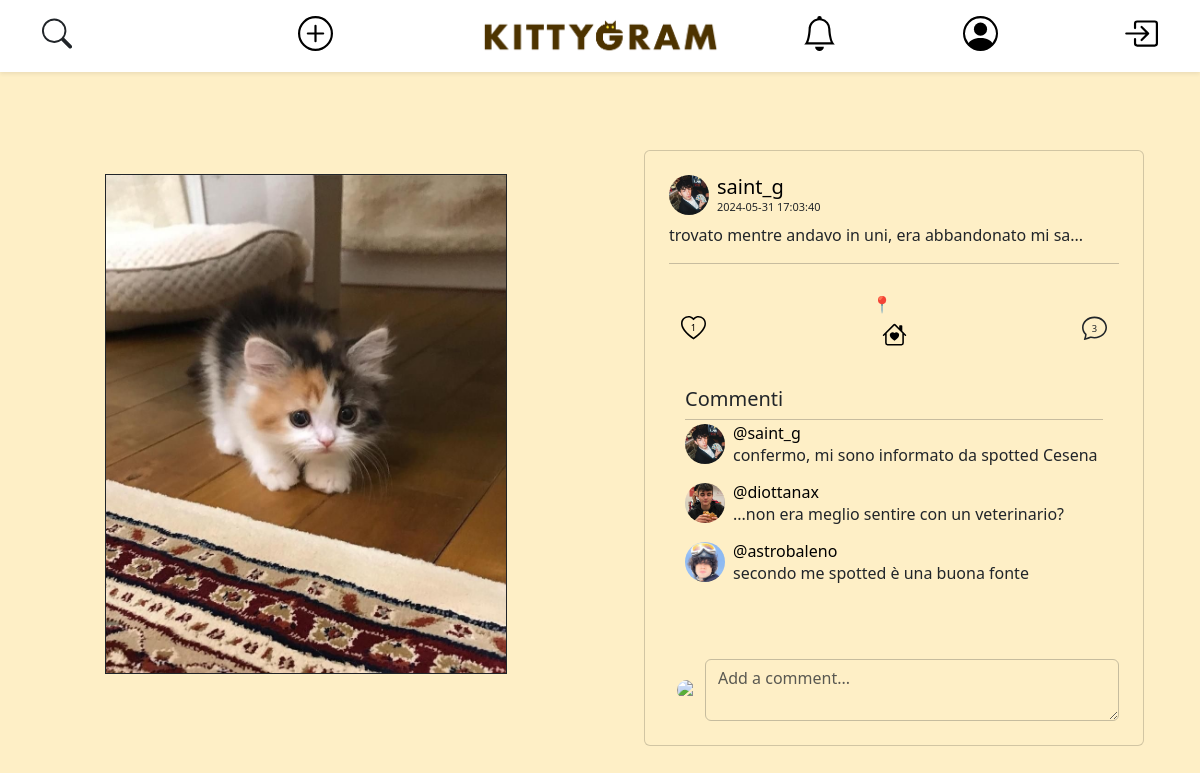
/open-post.php?post_id=7, run on the app's committed database.
### tables this page shows
CREATE TABLE IF NOT EXISTS ACCOUNT (
    user_id INT AUTO_INCREMENT PRIMARY KEY,
    username VARCHAR(25) NOT NULL UNIQUE,
    email VARCHAR(319) NOT NULL UNIQUE,
    password VARCHAR(512) NOT NULL,  
    salt VARCHAR(512) NOT NULL,
    first_name VARCHAR(25) NOT NULL,
    last_name VARCHAR(25) NOT NULL,
    user_bio VARCHAR(255) NOT NULL DEFAULT " ",
    profile_pic_id INT DEFAULT 1,
    city_id INT
);

CREATE TABLE IF NOT EXISTS MEDIA (
    media_id INT AUTO_INCREMENT PRIMARY KEY,
    file_name VARCHAR(255) NOT NULL,
    post_id INT
);

CREATE TABLE IF NOT EXISTS ADOPTION (
    post_id INT PRIMARY KEY,
    adopted BOOLEAN NOT NULL DEFAULT 0,
    city_id INT NOT NULL
);

CREATE TABLE IF NOT EXISTS POST (
    post_id INT AUTO_INCREMENT PRIMARY KEY,
    description VARCHAR(100) NOT NULL,
    date DATETIME NOT NULL,
    user_id INT NOT NULL
);

CREATE TABLE IF NOT EXISTS COMMENT (
    comment_id INT AUTO_INCREMENT,
    post_id INT NOT NULL,
    user_id INT NOT NULL,
    message VARCHAR(200) NOT NULL,
    date DATETIME NOT NULL,
    PRIMARY KEY (comment_id, post_id)
);

### db-config.php (called while the page is built, shortened)
<?php
$dbname = "kittygram";
require_once("db/database.php");
$dbh = new DatabaseHelper($dbname);

### db/database.php (called while the page is built, shortened)
<?php
class DatabaseHelper
{
    private $db;
    public function __construct($dbname, $servername = "localhost", $username = "root", $password = "", $port = 3306)
    {
        $this->db = new mysqli($servername, $username, $password, $dbname, $port);
    }
    public function getAccountFromUsername($username)
    {
        $query = "SELECT user_id as id, username, file_name as pic, first_name, last_name, user_bio, email FROM account
                    LEFT JOIN media ON account.profile_pic_id = media.media_id
                    WHERE account.username = ?
                    LIMIT 1;";
        $stmt = $this->db->prepare($query);
        $stmt->bind_param("s", $username);
        $stmt->execute();
        $result = $stmt->get_result();
        return $result->fetch_all(MYSQLI_ASSOC)[0];
    }
    public function getAccountFromId($user_id)
    {
        $query = "SELECT user_id as id, username, file_name as pic, first_name, last_name, user_bio, email FROM account
                    LEFT JOIN media ON account.profile_pic_id = media.media_id
                    WHERE account.user_id = ?
                    LIMIT 1;";
        $stmt = $this->db->prepare($query);
        $stmt->bind_param("i", $user_id);
        $stmt->execute();
        $result = $stmt->get_result();
        return $result->fetch_all(MYSQLI_ASSOC)[0];
    }
    public function getNotificationsById($user_id)
    {
        $query = "
            SELECT notification_id,message,post_id,from_user_id as user_from_id,ur.username as username_from,seen,
            for_user_id as user_for_id,ui.username as username_for
            FROM NOTIFICATION INNER JOIN ACCOUNT ui ON NOTIFICATION.for_user_id = ui.user_id
            INNER JOIN ACCOUNT ur ON NOTIFICATION.from_user_id = ur.user_id
            WHERE NOTIFICATION.for_user_id = ? AND NOTIFICATION.seen = 0
            ORDER BY date DESC, notification_id
        ";
        $stmt = $this->db->prepare($query);
        $stmt->bind_param('i', $user_id);
        $stmt->execute();
        $result = $stmt->get_result();
        return $result->fetch_all(MYSQLI_ASSOC);
    }
    public function getNumLikes($post_id) {
        $query = "SELECT COUNT(*) FROM post_like WHERE post_id = ?";
        $stmt = $this->db->prepare($query);
        $stmt->bind_param("i", $post_id);
        $stmt->execute();
        $stmt->bind_result($num_likes);
        return isset($num_likes) ? $num_likes : 0;
    }
    public function userLikesPost($idPost, $userId)
    {
        $query = "
            SELECT COUNT(*) AS numberLikes
            FROM post_like
            WHERE user_id = ? AND post_id = ?
        ";
        $stmt = $this->db->prepare($query);
        $stmt->bind_param("ii", $userId, $idPost);
        $stmt->execute();
        $result = $stmt->get_result();
        $row = $result->fetch_assoc();
        return $row["numberLikes"];
    }
    function getMediasByPostId($post_id)
    {
        $query = "SELECT file_name FROM MEDIA WHERE post_id = ?";
        $stmt = $this->db->prepare($query);
        $stmt->bind_param("i", $post_id);
        $stmt->execute();
        $result = $stmt->get_result();
        $files = [];
        while ($row = $result->fetch_assoc()) {
            $files[] = $row['file_name'];
        }
        return $files;
    }
    private function getComments($post_id)
    {
        $query = "SELECT `username`, `file_name` as 'profile_pic', `message`, `date` FROM `comment`
                    LEFT JOIN (account LEFT JOIN media on account.profile_pic_id = media.media_id)
                        ON comment.user_id = account.user_id
                    WHERE comment.post_id = ?;";
        $stmt = $this->db->prepare($query);
        $stmt->bind_param("i", $post_id);
        $stmt->execute();
        $result = $stmt->get_result();
        return $result->fetch_all(MYSQLI_ASSOC);
    }
    public function isAdoption($post_id)
    {
        $query = "SELECT COUNT(*) as count
              FROM adoption
              WHERE post_id = ?";
        $stmt = $this->db->prepare($query);
        $stmt->bind_param("i", $post_id);
        $stmt->execute();
        $result = $stmt->get_result()->fetch_assoc();
        return $result['count'] > 0;
    }
    public function getAdoption($post_id)
    {
        $query = "SELECT post.post_id, description, date, user_id, adopted, city_name
                    FROM adoption
                    LEFT JOIN post ON adoption.post_id = post.post_id
                    LEFT JOIN city ON adoption.city_id = city.city_id
                    WHERE adoption.post_id = ?
                    LIMIT 1;";
        $stmt = $this->db->prepare($query);
        $stmt->bind_param("i", $post_id);
        $stmt->execute();
        $result = $stmt->get_result()->fetch_all(MYSQLI_ASSOC)[0];
        if (isset($result['user_id'])) {
            $result['owner'] = $this->getAccountFromId($result['user_id']);
            $result['media'] = $this->getMediasByPostId($post_id);
            $result['comment'] = $this->getComments($post_id);
        }
        return $result;
    }
}

### open-post.php (the view, shortened to what this page needs)
<?php
require_once ("db-config.php");
if (isset($_GET['post_id'])) {
    $post_id = $_GET['post_id'];
    $isAdoption = $dbh->isAdoption($post_id);
    if ($isAdoption) {
        $currentPost = $dbh->getAdoption($post_id);
    } else {
        $currentPost = $dbh->getPost($post_id);
    }
}
if (isset($currentPost)):
    ?>
    <!Doctype html>
    <html lang="en">
    <head>
        <link href="https://cdn.jsdelivr.net/npm/bootstrap@5.3.3/dist/css/bootstrap.min.css" rel="stylesheet"
>
        <link rel="stylesheet" href="css/style.css">
        <?php echo require_once ("./components/navbar.php") ?>
        <?php $viewer = $dbh->getAccountFromUsername($_SESSION['username']); ?>
    </head>
    <body>
        <div class="container-fluid py-4 d-flex justify-content-center align-items-center min-vh-100">
            <div class="row auto-cols w-100">
                <div class="col mt-5 mb-5 py-4 d-flex justify-content-center">
                    <?php
                    $images = $currentPost["media"];
                    if (count($currentPost["media"]) > 1): ?>
                        <div id="carousel-<?php echo $currentPost['post_id']; ?>" class="carousel slide">
                            <div class="carousel-indicators">
                                <?php foreach ($images as $index => $image): ?>
                                    <button type="button" data-bs-target="#carousel-<?php echo $currentPost['post_id']; ?>"
                                        data-bs-slide-to="<?php echo $index; ?>" class="<?php echo $index === 0 ? 'active' : ''; ?>"
                                        aria-current="<?php echo $index === 0 ? 'true' : 'false'; ?>"
                                        aria-label="Slide <?php echo $index + 1; ?>"></button>
                                <?php endforeach; ?>
                            </div>
                            <div class="carousel-inner">
                                <?php foreach ($images as $index => $image): ?>
                                    <div class="carousel-item <?php echo $index === 0 ? 'active' : ''; ?>">
                                        <img src="./img/<?php echo $image; ?>" class="d-block w-100 h-100 post-image"
                                            alt="Post Image">
                                    </div>
                                <?php endforeach; ?>
                            </div>
                            <button class="carousel-control-prev" type="button"
                                data-bs-target="#carousel-<?php echo $currentPost['post_id']; ?>" data-bs-slide="prev">
                                <span class="carousel-control-prev-icon" aria-hidden="true"></span>
                                <span class="visually-hidden">Previous</span>
                            </button>
                            <button class="carousel-control-next" type="button"
                                data-bs-target="#carousel-<?php echo $currentPost['post_id']; ?>" data-bs-slide="next">
                                <span class="carousel-control-next-icon" aria-hidden="true"></span>
                                <span class="visually-hidden">Next</span>
                            </button>
                        </div>
                    <?php else: ?>
                        <img src="./img/<?php echo $images[0]; ?>" alt="Post Image" class="border border-dark post-image">
                    <?php endif; ?>
                </div>
                <div class="col mt-5 d-flex justify-content-center">
                    <div class="card p-4">
                        <div class="mb-1 d-flex align-items-center">
                            <img src="img/<?php echo $currentPost['owner']['pic'] ?>" class="avatar rounded-circle me-2"
                                alt="Avatar utente">
                            <div>
                                <a href="open-profile.php?username=<?php echo $currentPost['owner']['username']; ?>"
                                    class="custom-link">
                                    <h5 class="mb-0"><?php echo $currentPost['owner']['username'] ?></h5>
                                </a>
                                <p class="mb-0 smaller-text"><?php echo $currentPost['date'] ?></p>
                            </div>
                        </div>
                        <p class="mb-0 mt-1 text-start"> <?php echo $currentPost['description'] ?></p>
                        <hr class="my-3 border-dark">
                        <nav class="navbar navbar-expand mt-1">
                            <div class="container-fluid">
                                <?php
                                $liked = $dbh->userLikesPost($currentPost["post_id"], $_SESSION["user_id"]);
                                $likedClass = $liked ? 'liked' : '';
                                ?>
                                <div class="like-icon <?php echo $likedClass ?>"
                                    data-post-id="<?php echo $currentPost["post_id"]; ?>"
                                    data-owner-id="<?php echo $currentPost["user_id"]; ?>">
                                    <svg width="25" height="25" xmlns="http://www.w3.org/2000/svg" viewBox="0 0 16 16">
                                        <path
                                            d="<?php echo $likedClass == 'liked' ? 'M8 1.314C12.438-3.248 23.534 4.735 8 15-7.534 4.736 3.562-3.248 8 1.314' : 'm8 2.748-.717-.737C5.6.281 2.514.878 1.4 3.053c-.523 1.023-.641 2.5.314 4.385.92 1.815 2.834 3.989 6.286 6.357 3.452-2.368 5.365-4.542 6.286-6.357.955-1.886.838-3.362.314-4.385C13.486.878 10.4.28 8.717 2.01zM8 15C-7.333 4.868 3.279-3.04 7.824 1.143q.09.083.176.171a3 3 0 0 1 .176-.17C12.72-3.042 23.333 4.867 8 15'; ?>" />
                                            <text x="8" y="8" fill="black" font-size="6" text-anchor="middle" alignment-baseline="middle"><?php echo $dbh->getNumLikes($post_id) ?></text>
                                    </svg>
                                </div>
                                <?php if ($isAdoption): ?>
                                    <?php if ($_SESSION['user_id'] != $currentPost['user_id']): ?>
                                        <?php if (!$currentPost['adopted']): ?>
                                            <div class="d-flex flex-column align-items-center mb-3">
                                                <span class="mb-1 fw-bold me-4">📍<?php echo $currentPost['city_name'] ?></span>
                                                <div class="adoption-icon" data-bs-toggle="modal" data-bs-target="#adoption-modal"
                                                    data-post-id="<?php echo $currentPost['post_id'] ?>"
                                                    data-owner="<?php echo $currentPost['owner']['username'] ?>">
                                                </div>
                                            </div>
                                        <?php endif; ?>
                                    <?php endif; ?>
                                <?php endif; ?>
                                <svg xmlns="http://www.w3.org/2000/svg" width="25" height="25" fill="currentColor" class="bi bi-chat" viewBox="0 0 16 16" id="commentIcon">
                                    <path
                                        d="M2.678 11.894a1 1 0 0 1 .287.801 11 11 0 0 1-.398 2c1.395-.323 2.247-.697 2.634-.893a1 1 0 0 1 .71-.074A8 8 0 0 0 8 14c3.996 0 7-2.807 7-6s-3.004-6-7-6-7 2.808-7 6c0 1.468.617 2.83 1.678 3.894m-.493 3.905a22 22 0 0 1-.713.129c-.2.032-.352-.176-.273-.362a10 10 0 0 0 .244-.637l.003-.01c.248-.72.45-1.548.524-2.319C.743 11.37 0 9.76 0 8c0-3.866 3.582-7 8-7s8 3.134 8 7-3.582 7-8 7a9 9 0 0 1-2.347-.306c-.52.263-1.639.742-3.468 1.105" />
                                    <text x="8" y="9" font-size="6" text-anchor="middle" alignment-baseline="middle"><?php echo count($currentPost['comment']) ?></text>
                                </svg>
                            </div>
                        </nav>
                        <div class="card-body">
                            <h5 class="card-title text-start">Commenti</h5>
                            <hr class="my-1 border-transparent">
                            <div class="comment-container">
                                <?php foreach ($currentPost['comment'] as $comment): ?>
                                    <div class="d-flex mb-3">
                                        <img src="img/<?php echo $comment['profile_pic'] ?>" class="avatar rounded-circle me-2"
                                            alt="Avatar utente">
                                        <div>
                                            <a href="open-profile.php?username=<?php echo $comment['username']; ?>"
                                                class="custom-link">
                                                <h6 class="mb-0">@<?php echo $comment['username'] ?></h6>
                                            </a>
                                            <p class="mb-0"><?php echo $comment['message'] ?></p>
                                        </div>
                                    </div>
                                <?php endforeach; ?>
                            </div>
                        </div>
                        <form id="commentForm" class="w-100">
                                <div class="d-flex align-items-center justify-content-center">
                                    <img src="img/<?php echo $viewer['pic'] ?>"
                                        class="small-avatar rounded-circle me-2 ms-2" alt="Avatar utente">
                                    <textarea class="form-control transparent-input" placeholder="Add a comment..."
                                        id="commentArea" maxlength=200></textarea>
                                </div>
                        </form>
                    </div>
                </div>
            </div>
        </div>
    </body>
    </html>
    <?php require_once ("./modals/post-settings-modal.php") ?>
<?php else:
    header('Location: ./index.php');
endif;
?>

### data on the page
account: profile_pic.file_name (picture), username "saint_g"
adoption: post_id.date "2024-05-31 17:03:40", post_id.description "trovato mentre andavo in uni, era abbandonato mi sa..."
comment: media.file_name (picture), user.username "saint_g", message "confermo, mi sono informato da spotted Cesena"
comment: media.file_name (picture), user.username "diottanax", message "...non era meglio sentire con un veterinario?"
comment: media.file_name (picture), user.username "astrobaleno", message "secondo me spotted è una buona fonte"

### other printed values
$dbh->getNumLikes($post_id) "1"
count($currentPost['comment']) "3"
